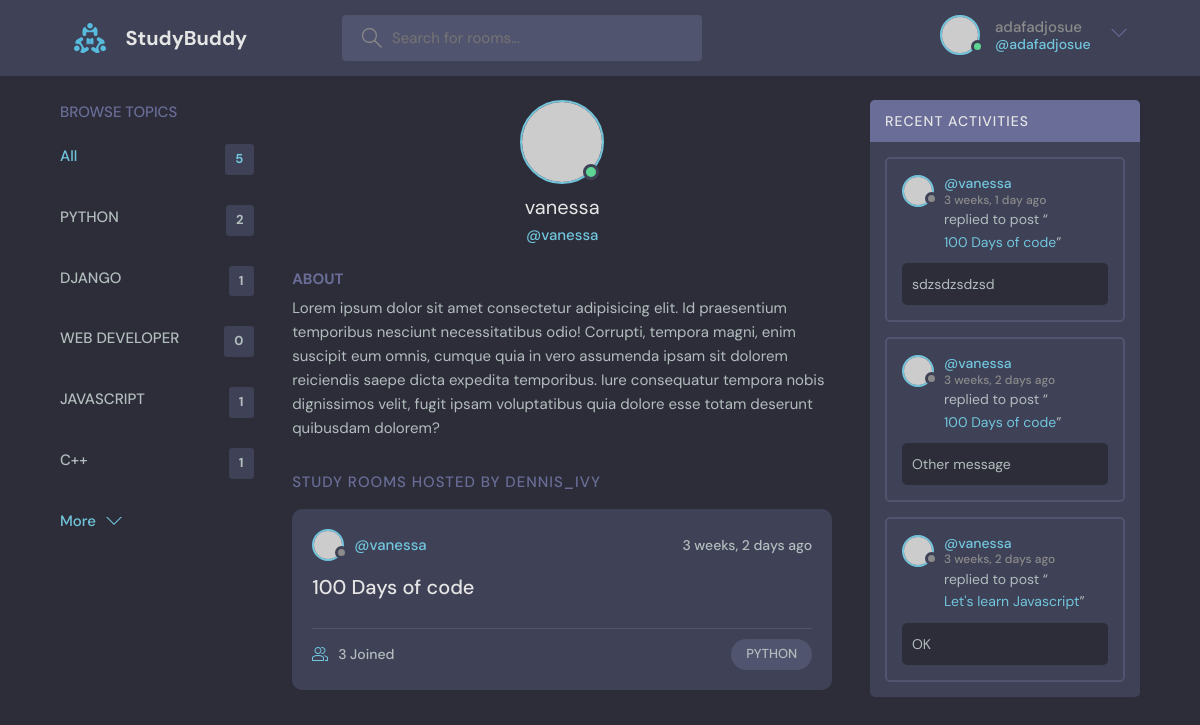
Page /profile/3 (signed in) on the committed database.
### base/models.py (models this page shows, shortened)
class Topic(models.Model):
   name = models.CharField(max_length=200)

class Room(models.Model):
   host = models.ForeignKey(User, on_delete=models.SET_NULL, null=True)
   topic = models.ForeignKey(Topic, on_delete=models.SET_NULL, null=True)
   name = models.CharField(max_length=200)
   description = models.TextField(null=True, blank=True)
   participants = models.ManyToManyField(User, related_name='participants', blank=True)
   updated = models.DateTimeField(auto_now=True)
   created = models.DateTimeField(auto_now_add=True)
   class Meta:
      ordering = ['-updated', '-created']
   def __str__(self):
      return self.name

class Message(models.Model):
   user = models.ForeignKey(User, on_delete=models.CASCADE)
   room = models.ForeignKey(Room, on_delete=models.CASCADE)
   body = models.TextField()
   updated = models.DateTimeField(auto_now=True)
   created = models.DateTimeField(auto_now_add=True)
   class Meta:
      ordering = ['-updated', '-created']

### base/views.py (the view)
# urls.py: path('profile/<str:pk>', views.userProfile, name="user-profile"),
def userProfile(request, pk):
   user = User.objects.get(id=pk)
   rooms = user.room_set.all()
   room_messages = user.message_set.all()
   topics = Topic.objects.all()
   context = {'user': user, 'rooms': rooms, 'room_messages': room_messages, 'topics': topics}
   return render(request, 'base/profile.html', context)

### base/templates/base/profile.html (shortened to what this page needs)
{% extends 'main.html' %}
{% block content %}
<main class="profile-page layout layout--3">
  <div class="container">
    {% include 'base/components/topics_component.html' %}
    <div class="roomList">
      <div class="profile">
        <div class="profile__avatar">
          <div class="avatar avatar--large active">
            <img src="https://randomuser.me/api/portraits/men/11.jpg" />
          </div>
        </div>
        <div class="profile__info">
          <h3>{{ user.username }}</h3>
          <p>@{{ user.username }}</p>
        </div>
        <div class="profile__about">
          <h3>About</h3>
          <p>
            Lorem ipsum dolor sit amet consectetur adipisicing elit. Id praesentium temporibus nesciunt necessitatibus odio! Corrupti, tempora magni, enim suscipit eum omnis, cumque quia in vero assumenda ipsam sit dolorem reiciendis saepe dicta expedita temporibus. Iure consequatur tempora nobis dignissimos velit, fugit ipsam voluptatibus quia dolore esse totam deserunt quibusdam dolorem?
          </p>
        </div>
      </div>
      <div class="roomList__header">
        <div>
          <h2>Study Rooms Hosted by dennis_ivy</a>
          </h2>
        </div>
      </div>
      {% include 'base/components/feed_component.html' %}
    </div>
    {% include 'base/components/activity_component.html' %}
  </div>
</main>
{% endblock content %}

### templates/navbar.html (shortened to what this page needs)
{% load static %}
<header class="header header--loggedIn">
   <div class="container">
      <a href="{% url 'home' %}" class="header__logo">
         <img src="{% static 'images/logo.svg' %}" />
         <h1>StudyBuddy</h1>
      </a>
      <form class="header__search" method="get" action="{% url 'home' %}">
         <label>
            <input name="q" placeholder="Search for rooms..." />
         </label>
      </form>
      <nav class="header__menu">
         {% if request.user.is_authenticated %}
         <div class="header__user">
            <a href="{% url 'update-user' %}">
               <div class="avatar avatar--medium active">
                  <img src="https://randomuser.me/api/portraits/men/37.jpg" />
               </div>
               <p>{{ request.user.username }} <span>@{{ request.user.username }}</span></p>
            </a>
            <button class="dropdown-button">
               <svg
                  version="1.1"
                  xmlns="http://www.w3.org/2000/svg"
                  width="32"
                  height="32"
                  viewBox="0 0 32 32"
               >
                  <title>chevron-down</title>
                  <path d="M16 21l-13-13h-3l16 16 16-16h-3l-13 13z"></path>
               </svg>
            </button>
         </div>
         {% else %}
         <a href="{% url 'login' %}">
            <img src="{% static 'images/avatar.svg' %}" />
            <p>Login</p>
         </a>
         {% endif %}
      </nav>
   </div>
</header>

### base/templates/base/components/topics_component.html
<div class="topics">
   <div class="topics__header">
      <h2>Browse Topics</h2>
   </div>
   <ul class="topics__list">
      <li>
         <a href="{% url 'home' %}" class="active">All <span>{{ topics.count }}</span></a>
      </li>
      {% for topic in topics %}
      <li>
         <a href="{% url 'home' %}?q={{ topic.name }}"
            >{{ topic.name }} <span>{{ topic.room_set.all.count }}</span></a
         >
      </li>
      {% endfor %}
   </ul>
   <a class="btn btn--link" href="topics.html">
      More
      <svg
         version="1.1"
         xmlns="http://www.w3.org/2000/svg"
         width="32"
         height="32"
         viewBox="0 0 32 32"
      >
         <title>chevron-down</title>
         <path d="M16 21l-13-13h-3l16 16 16-16h-3l-13 13z"></path>
      </svg>
   </a>
</div>

### base/templates/base/components/feed_component.html (shortened to what this page needs)
{% for room in rooms %}
<div class="roomListRoom">
   <div class="roomListRoom__header">
      <a href="{% url 'user-profile' room.host.id %}" class="roomListRoom__author">
         <div class="avatar avatar--small">
            <img src="https://randomuser.me/api/portraits/women/11.jpg" />
         </div>
         <span>@{{ room.host.username }}</span>
      </a>
      <div class="roomListRoom__actions">
         <span>{{ room.created|timesince }} ago</span>
      </div>
   </div>
   <div class="roomListRoom__content">
      <a href="{% url 'room' room.id %}">{{ room.name }}</a>
   </div>
   <div class="roomListRoom__meta">
      <a href="{% url 'room' room.id %}" class="roomListRoom__joined">
         {{ room.participants.all.count }} Joined
      </a>
      <p class="roomListRoom__topic">{{ room.topic.name }}</p>
   </div>
</div>
{% endfor %}

### base/templates/base/components/activity_component.html (shortened to what this page needs)
<div class="activities">
   <div class="activities__header">
      <h2>Recent Activities</h2>
   </div>
   {% for message in room_messages %}
   <div class="activities__box">
      <div class="activities__boxHeader roomListRoom__header">
         <a href="{% url 'user-profile' message.user.id %}" class="roomListRoom__author">
            <div class="avatar avatar--small">
               <img src="https://randomuser.me/api/portraits/women/11.jpg" />
            </div>
            <p>
               @{{ message.user }}
               <span>{{ message.created|timesince }} ago</span>
            </p>
         </a>
      </div>
      <div class="activities__boxContent">
         <p>replied to post “<a href="{% url 'room' message.room.id %}">{{ message.room }}</a>”</p>
         <div class="activities__boxRoomContent">{{ message.body }}</div>
      </div>
   </div>
   {% endfor %}
</div>

### rows in the picture
Topic: name "PYTHON", room_set.all.count "2"
Topic: name "DJANGO", room_set.all.count "1"
Topic: name "WEB DEVELOPER", room_set.all.count "0"
Topic: name "JAVASCRIPT", room_set.all.count "1"
Topic: name "C++", room_set.all.count "1"
Room: host.username "vanessa", created "3 weeks, 2 days", name "100 Days of code", participants.all.count "3", topic.name "PYTHON"
Message: user "vanessa", created "3 weeks, 1 day", room "100 Days of code", body "sdzsdzsdzsd"
Message: user "vanessa", created "3 weeks, 2 days", room "100 Days of code", body "Other message"
Message: user "vanessa", created "3 weeks, 2 days", room "Let's learn Javascript", body "OK"

### other values in the picture
{{ request.user.username }} "adafadjosue"
{{ topics.count }} "5"
{{ user.username }} "vanessa"
